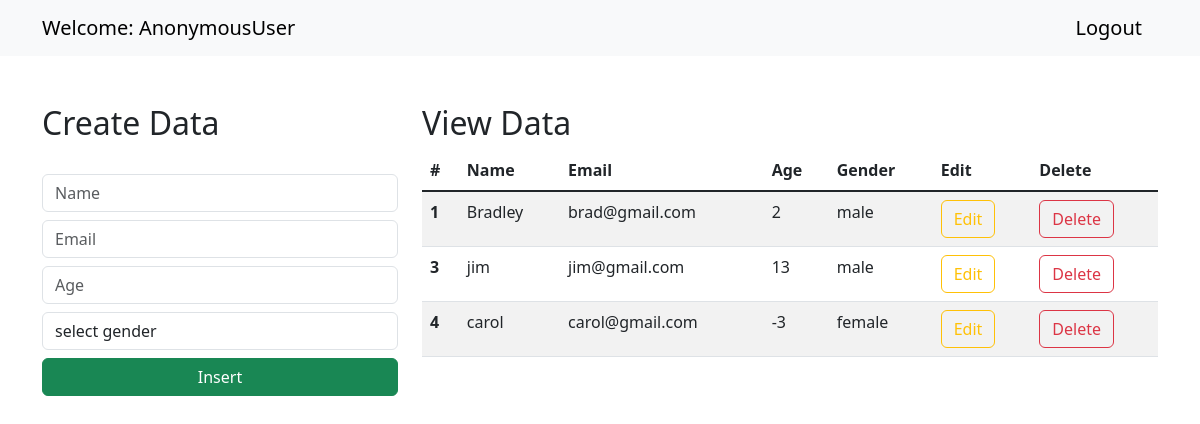
The page / on the database its author committed.
### CRUD/models.py (models this page shows)
class Student(models.Model):
    name = models.CharField(max_length=30, blank=False, null=False)
    email = models.EmailField(null=True)
    age = models.IntegerField()
    gender = models.CharField(max_length=6, blank=False, null=False)

### CRUD/views.py (the view)
# urls.py: path('', views.index),
def index(request):
    data = Student.objects.all()
    context = {"data": data}
    return render(request, "index.html", context)

### templates/index.html (shortened to what this page needs)
<!doctype html>
<html lang="en">
    <link href="https://cdn.jsdelivr.net/npm/bootstrap@5.3.0-alpha1/dist/css/bootstrap.min.css" rel="stylesheet">
  <head>
  </head>
  <body>
    <nav class="navbar navbar-expand-lg bg-body-tertiary">
        <div class="container-md">
          <a class="navbar-brand" href="/">Welcome: {{request.user}}</a>
          <a class="navbar-brand" href="/logout">Logout</a>
        </div>
      </nav>
      <div class="container mt-5">
        <div class="row">
            <div class="col-md-4">
                <h2>Create Data</h2>
                <br>
                <form action="/insert" method="post">
                    <div class="form-group">
                        <input type="text" class="form-control" placeholder="Name" name="name" required>
                    </div>
                    <div class="form-group">
                        <input type="email" class="form-control  mt-2" placeholder="Email" name="email" required>
                    </div>
                    <div class="form-group">
                        <input type="number" class="form-control  mt-2" placeholder="Age" name="age" required>
                    </div>
                    <div class="form-group mt-2">
                        <select id="gender" name="gender" class="form-control" required>
                            <option selected>select gender</option>
                        </select>
                    </div>
                    <div class="d-grid gap-2">
                        <button class="btn btn-success mt-2" type="submit">Insert</button>
                    </div>
                </form>
            </div>
            <div class="col-md-8">
                <h2>View Data</h2>
                <table class="table table-striped table-hover">
                    <thead>
                      <tr>
                        <th scope="col">#</th>
                        <th scope="col">Name</th>
                        <th scope="col">Email</th>
                        <th scope="col">Age</th>
                        <th scope="col">Gender</th>
                        <th scope="col">Edit</th>
                        <th scope="col">Delete</th>
                      </tr>
                    </thead>
                    <tbody class="table-group-divider">
                    {% for d in data %}
                      <tr>
                        <th scope="row">{{d.id}}</th>
                        <td>{{d.name}}</td>
                        <td>{{d.email}}</td>
                        <td>{{d.age}}</td>
                        <td>{{d.gender}}</td>
                        <td><a href="/update/{{d.id}}" type="button" class="btn btn-outline-warning">Edit</a></td>
                        <td><a href="/delete/{{d.id}}" type="button" class="btn btn-outline-danger">Delete</a></td>
                      </tr>
                    {% endfor %}
                    </tbody>
                  </table>
            </div>
        </div>
      </div>
  </body>
</html>

### rows shown on the page
Student: id "1", name "Bradley", email "brad@gmail.com", age "2", gender "male"
Student: id "3", name "jim", email "jim@gmail.com", age "13", gender "male"
Student: id "4", name "carol", email "carol@gmail.com", age "-3", gender "female"

### other values the page prints
{{ request.user }} "AnonymousUser"
